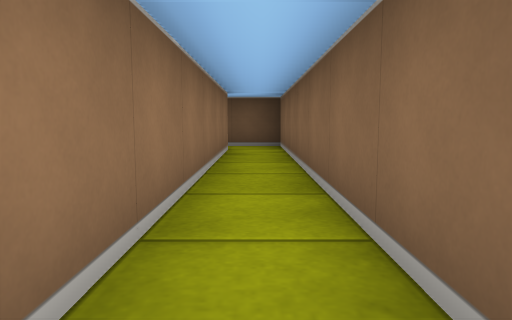
view 1 (above)

12 first-person views from a walk through a cub3D ray-caster map. The camera is about half as high as the walls, tilts 6° down and sees 70° across. The floor is counted in squares. Each view is taken from the middle of a square. On the plan, view 1 faces up. The plan holds only what a view shows up to about 9 squares ahead; the rest is blank. The place goes on beyond the plan.

view 2
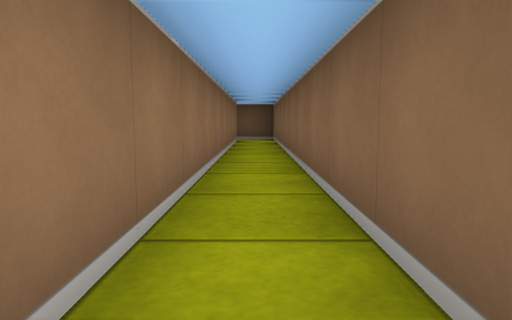

view 3
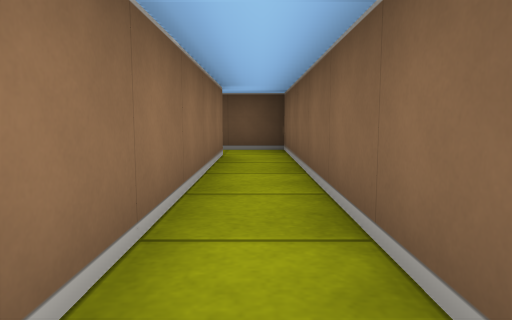

view 4
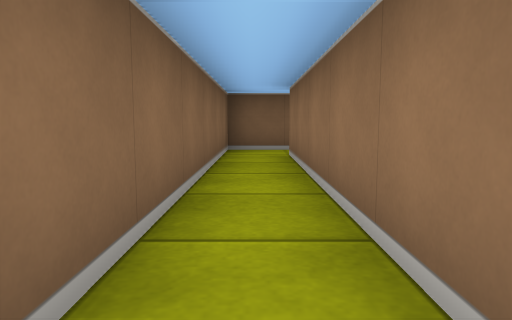

view 5
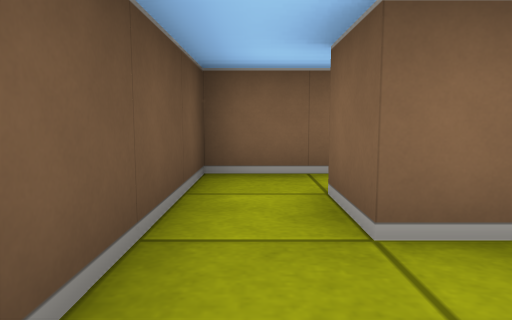

view 6
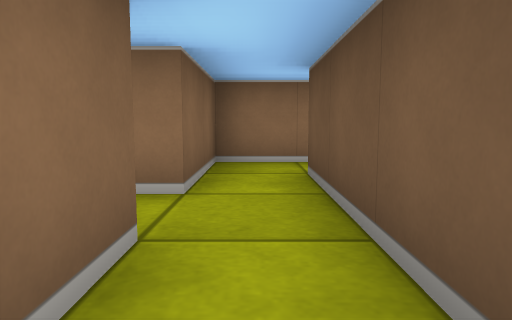

view 7
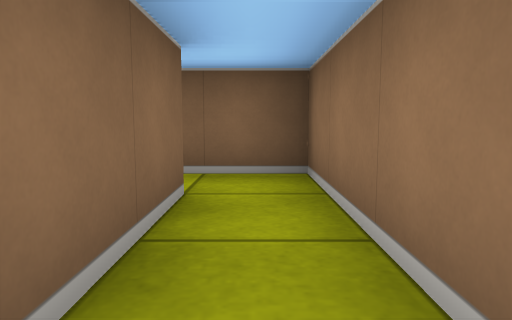

view 8
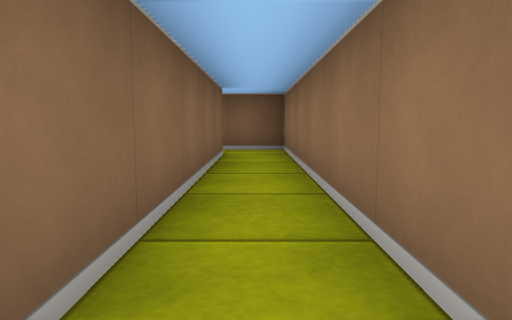

view 9
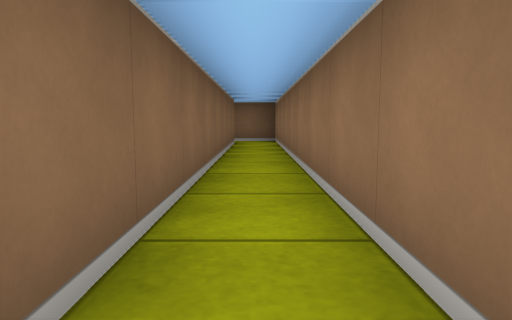

view 10
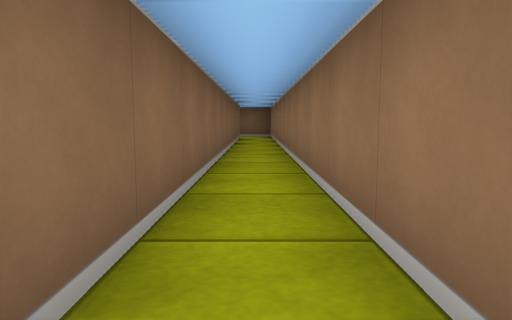

view 11
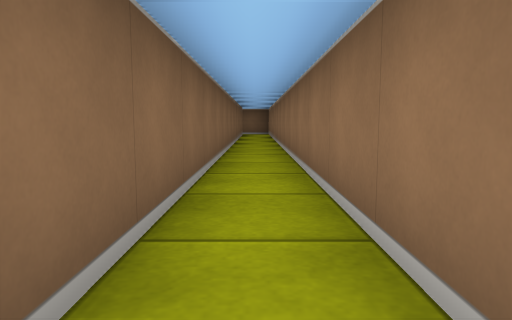

view 12
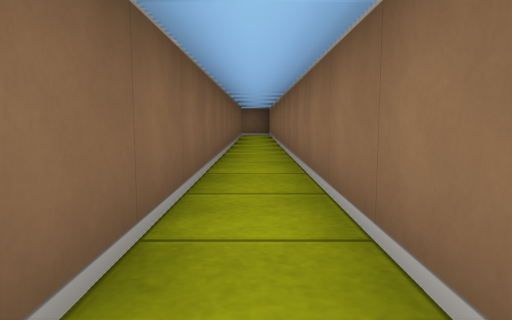

### Floor plan
Ten units are one square. View 1 is at (0, 0); x grows to the right and y downward. Boxes are objects, and circles mark ways between rooms. Rooms are numbered by the first view taken in them; rooms with no view inside come last. Other rooms are left out.
<svg viewBox="-50 -255 60 295">
<path fill="none" stroke="#000" d="M-5 -65 -5 25M-6 35 5 35 5 -75 -5 -75M-45 -204 -45 -65 -25 -65M-25 -75 -35 -75 -35 -204M-15 -65 -5 -65M-5 -75 -25 -75"/>
<circle cx="-10" cy="-70" r="3" fill="#2a7"/>
<circle cx="-30" cy="-70" r="3" fill="#2a7"/>
<text x="0" y="-20">1</text>
<text x="-40" y="-250">2</text>
<text x="-20" y="-70">3</text>
</svg>
Room 1 opens to room 3. Room 2 opens to room 3.

Where each view was taken, in squares from view 1:
view 1: 0 up, 0 right, facing up
view 2: 3 down, 0 right, facing up
view 3: 1 up, 0 right, facing up
view 4: 3 up, 0 right, facing down
view 5: 7 up, 3 left, facing right
view 6: 7 up, 0 right, facing left
view 7: 10 up, 4 left, facing down
view 8: 13 up, 4 left, facing down
view 9: 16 up, 4 left, facing down
view 10: 19 up, 4 left, facing down
view 11: 21 up, 4 left, facing down
view 12: 20 up, 4 left, facing down
